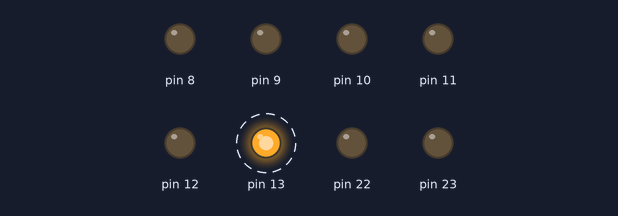
The sketch below on a simulated Arduino Uno, built with avr-gcc and run on an emulated ATmega328P. Parts: output pins drawn as LEDs (lit = HIGH). Dashed ring = blinking.

Above: at 0.5 s.
Timing chart, 0 to 4.6 s (numbered marks = the images above):
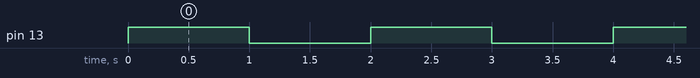

The sketch:

02_Blink.ino
```cpp
#include "Arduino.h"
#define cLED 	13

//The setup function is called once at startup of the sketch
void setup() {
	// Add your initialization code here
	//pinMode(cLED, OUTPUT);
	DDRB = 0xFF;
}

// The loop function is called in an endless loop
void loop() {
	//Add your repeated code here
	/*digitalWrite(cLED, HIGH);
	 delay(100); // Wait for 1000 millisecond(s)
	 digitalWrite(cLED, LOW);
	 delay(100); // Wait for 1000 millisecond(s)
	 PORTB = 0xFF;*/

	PORTB |= (1<<PB5);
	_delay_ms(1000);
	PORTB = 0x00;
	//PORTB &= ~(1<<PB5);
	_delay_ms(1000);
}
```

Measured:
- by itself, pin 13: alternates HIGH for 1.0 s and LOW for 1.0 s
